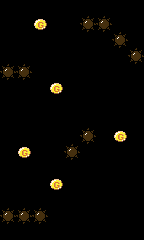

Below is a game level as drawn by its tile map, then a one-line description and the .tmx file that defines it, in full:
An orthogonal 9x15 tile map with 16x16 px tiles, 1 tile layer (map).

<map version="1.0" orientation="orthogonal" renderorder="right-down" width="9" height="15" tilewidth="16" tileheight="16" nextobjectid="1">
 <tileset firstgid="1" name="tileset" tilewidth="16" tileheight="16" tilecount="64" columns="8">
  <image source="tileset.png" width="128" height="128" />
 </tileset>
 <layer name="map" width="9" height="15">
  <data encoding="csv">
0,0,0,0,0,0,0,0,0,
0,0,25,0,0,1,1,0,0,
0,0,0,0,0,0,0,1,0,
0,0,0,0,0,0,0,0,1,
1,1,0,0,0,0,0,0,0,
0,0,0,25,0,0,0,0,0,
0,0,0,0,0,0,0,0,0,
0,0,0,0,0,0,0,0,0,
0,0,0,0,0,1,0,25,0,
0,25,0,0,1,0,0,0,0,
0,0,0,0,0,0,0,0,0,
0,0,0,25,0,0,0,0,0,
0,0,0,0,0,0,0,0,0,
1,1,1,0,0,0,0,0,0,
0,0,0,0,0,0,0,0,0
</data>
 </layer>
</map>
